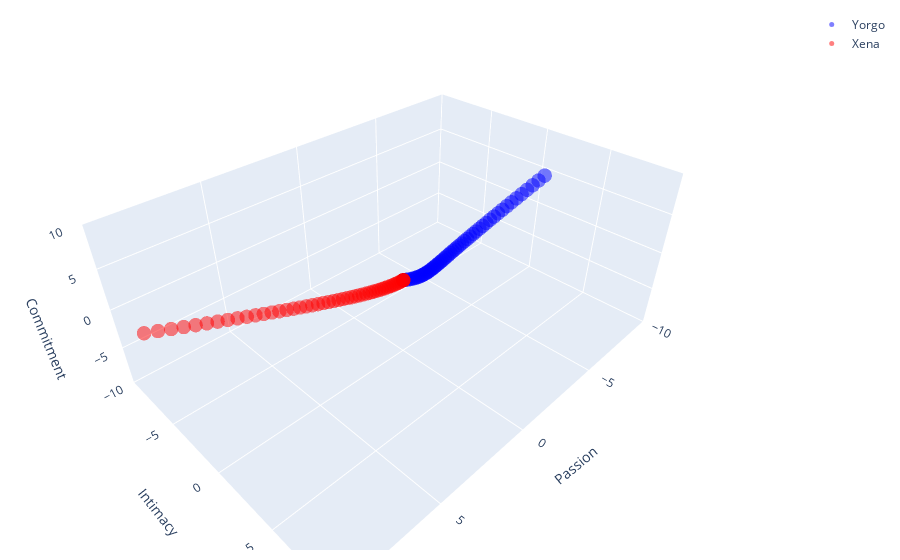

Notebook source saved alongside this figure:
### Code cell
import networkx as nx
import random
import numpy as np
import ipywidgets as widgets
import matplotlib.pyplot as plt
from scipy.integrate import solve_ivp
from mpl_toolkits.mplot3d import Axes3D
import pickle
import plotly.graph_objects as go
random.seed(0)
num = 0


def calculateODE():
    A = np.array([[axx, axy, bxx, bxy, lxx, lxy],
                  [ayx, ayy, byx, byy, lyx, lyy],
                  [cxx, cxy, dxx, dxy, nxx, nxy],
                  [cyx, cyy, dyx, dyy, nyx, nyy],
                  [mxx, mxy, oxx, oxy, pxx, pxy],
                  [myx, myy, oyx, oyy, pyx, pyy]])
    B = np.array([fxy, fyx, gxy, gyx, hxy, hyx])
    vdp1 = lambda T, x: A.dot(x) + B
    sol = solve_ivp(vdp1, [0, 8], np.array([xi0, yi0, xp0, yp0, xc0, yc0]), max_step=0.1)
    return sol



def update_plot():
    sol = calculateODE()
    [t, xa] = [sol.t, sol.y]

    fig = plt.figure(figsize=(16, 16))

    # 3D plot
    ax1 = fig.add_subplot(221, projection='3d')
    ax1.scatter(xa[2], xa[0], xa[4], s=100, cmap='Blues_r', alpha=0.5, label="Yorgo", c=t)
    ax1.scatter(xa[3], xa[1], xa[5], s=100, cmap='Reds_r', alpha=0.5, label="Xena", c=t)
    ax1.set_xlabel('Passion')
    ax1.set_ylabel('Intimacy')
    ax1.set_zlabel('Commitment')
    ax1.legend()

    # XY Projection
    ax2 = fig.add_subplot(222)
    ax2.scatter(xa[2], xa[0], s=100, cmap='Blues_r', alpha=0.5, label="Yorgo", c=t)
    ax2.scatter(xa[3], xa[1], s=100, cmap='Reds_r', alpha=0.5, label="Xena", c=t)
    ax2.set_xlabel('Passion')
    ax2.set_ylabel('Intimacy')
    ax2.set_xlim([-10, 10])
    ax2.set_ylim([-10, 10])
    ax2.grid()
    ax2.legend()
    ax2.set_aspect('equal', adjustable='box')

    # XZ Projection
    ax3 = fig.add_subplot(223)
    ax3.scatter(xa[2], xa[4], s=100, cmap='Blues_r', alpha=0.5, label="Yorgo", c=t)
    ax3.scatter(xa[3], xa[5], s=100, cmap='Reds_r', alpha=0.5, label="Xena", c=t)
    ax3.set_xlabel('Passion')
    ax3.set_ylabel('Commitment')
    ax3.set_xlim([-10, 10])
    ax3.set_ylim([-10, 10])
    ax3.grid()
    ax3.legend()
    ax3.set_aspect('equal', adjustable='box')

    # YZ Projection
    ax4 = fig.add_subplot(224)
    ax4.scatter(xa[0], xa[4], s=100, cmap='Blues_r', alpha=0.5, label="Yorgo", c=t)
    ax4.scatter(xa[1], xa[5], s=100, cmap='Reds_r', alpha=0.5, label="Xena", c=t)
    ax4.set_xlabel('Intimacy')
    ax4.set_ylabel('Commitment')
    ax4.set_xlim([-10, 10])
    ax4.set_ylim([-10, 10])
    ax4.grid()
    ax4.legend()
    ax4.set_aspect('equal', adjustable='box')

    plt.savefig('plots/love_ipct.png', dpi=500)
    plt.tight_layout()
    plt.show()


def update_plotly():
    sol = calculateODE()
    [t, xa] = [sol.t, sol.y]

    # 3D plot using Plotly
    fig = go.Figure()

    # Adding trace for Yorgo
    fig.add_trace(go.Scatter3d(
        x=xa[2], y=xa[0], z=xa[4],
        mode='markers',
        marker=dict(size=5, color='blue', opacity=0.5),
        name="Yorgo"
    ))

    # Adding trace for Xena
    fig.add_trace(go.Scatter3d(
        x=xa[3], y=xa[1], z=xa[5],
        mode='markers',
        marker=dict(size=5, color='red', opacity=0.5),
        name="Xena"
    ))

    # Setting labels and limits
    fig.update_layout(
        scene=dict(
            xaxis=dict(title='Passion', range=[-10, 10]),
            yaxis=dict(title='Intimacy', range=[-10, 10]),
            zaxis=dict(title='Commitment', range=[-10, 10])
        ),
        margin=dict(r=10, l=10, b=10, t=10)
    )

    fig.show()

# Parameters
# Intimacy and Passion Dynamics for Xena
axx = -0.2  # Forgetting coefficient of the intimacy of Xena to Yorgo.
axy = -0.4  # If Yorgo’s intimacy increases, Xena’s will decrease, and if it decreases, it will increase.
bxx = +0.5  # If Xena’s passion increases, her sense of intimacy increases, and if it decreases, it decreases.
bxy = -0.2  # As Yorgo’s passion for Xena increase, Xena’s closeness to Yorgo decreases.
cxx = +0.3  # Her passion increase when Xena feels close. Men with whom she does not feel close are not attractive.
cxy = +0.7  # Intimate men are very attractive to Xena. Her passion for men who do not behave closely is significantly reduced.
dxx = -0.1  # Forgetting coefficient of the passion of Xena for Yorgo.
dxy = +0.4  # As Yorgo’s passion grows, so does Xena’s. A man who acts romantic may attract her.

# Intimacy and Passion Dynamics for Yorgo
ayy = -0.2  # Forgetting coefficient of the intimacy of Yorgo to Xena.
ayx = +0.6  # If Yorgo’s intimacy increases, Xena’s will decrease, if it decreases, it will increase.
byy = -0.5  # If Yorgo’s passion increases, his sense of intimacy decreases, and if it decreases, it increases.
byx = +0.6  # As Xena’s passion for Yorgo increases, Yorgo’s intimacy with Xena increases.
cyy = -0.3  # His passion decreases when Yorgo feels close. Women with whom he does not feel close are attractive.
cyx = -0.1  # Intimate women are not attractive to Yorgo. His passion for women who are close to him weakens a little.
dyy = -0.1  # Forgetting coefficient of the passion of Yorgo to Xena.
dyx = -0.4  # Effect of Xena's passion on Yorgo's passion. As Xena’s passion increases, Yorgo’s decreases.

# Impression coefficients
fxy = +1.0  # Xena’s impression of intimacy or friendship with Yorgo. She finds Yorgo intimate and friendly.
gyx = +1.0  # Yorgo’s impression of glamourousness or attractiveness about Xena. He finds Xena attractive and desires her romantically and sexually.
fyx = +0.0  # Yorgo’s impression of intimacy or friendship with Xena. Yorgo found Xena neither sympathetic nor antipathetic.
gxy = -1.0  # Xena’s impression of glamourousness or attractiveness about Yorgo. She does not find Yorgo romantically or sexually attractive.
hxy = +0.0  # Xena's impression of commitment to Yorgo. She does not find Yorgo committed to her.
hyx = +0.0  # Yorgo's impression of commitment to Xena. He does not find Xena committed to him.


# Commitment Dynamics
lxx = 0.3  # Influence of Xena's commitment on her own intimacy. She's more intimate with Yorgo because she's committed to him.
lxy = 0.2  # Influence of Yorgo's commitment on Xena's intimacy. She is more intimate with Yorgo because he is committed to her.
lyy = 0.1  # Influence of Yorgo's commitment on his own intimacy. He is more intimate with Xena because he is committed to her.
lyx = 0.1  # Influence of Xena's commitment on Yorgo's intimacy. The more she is committed to him, the more intimate he is with her.

mxx = 0.1  # Influence of Xena's intimacy on her own commitment. She is committed to Yorgo because she feels close to him.
mxy = 0.5  # Influence of Yorgo's intimacy on Xena's commitment. She is committed to Yorgo because he feels close to her.
myy = 0.0  # Influence of Yorgo's intimacy on his own commitment. His intimacy does not affect his commitment.
myx = 0.1  # Influence of Xena's intimacy on Yorgo's commitment. Her intimacy makes him slightly more committed to her.

nxx = -0.3  # Influence of Xena's commitment on her own passion. The more she is committed to Yorgo, the less passionate she is about him.
nxy = 0.4  # Influence of Yorgo's commitment on Xena's passion. The more he is committed to her, the more passionate she is about him.
nyy = 0.1  # Influence of Yorgo's commitment on his own passion. The more he is committed to Xena, the more passionate he is about her.
nyx = 0.2  # Influence of Xena's commitment on Yorgo's passion. The more she is committed to him, the more passionate he is about her.

oxx = -0.1  # Influence of Xena's passion on her own commitment. Her own passion scares her away.
oxy = 0.7  # Influence of Yorgo's passion on Xena's commitment. Yorgo's passion makes her more committed to him.
oyy = 0.2  # Influence of Yorgo's passion on his own commitment. The more he is passionate about Xena, the more committed he is to her.
oyx = 0.3  # Influence of Xena's passion on Yorgo's commitment. The more she is passionate about him, the more committed he is to her.

pxx = -0.2   # Forgetting coefficient of the commitment of Xena to Yorgo.
pxy = 0.1   # As Yorgo's commitment increases, Xena's commitment increases.
pyx = -0.1   # As Xena's commitment increases, Yorgo's commitment decreases.
pyy = -0.1   # Forgetting coefficient of the commitment of Yorgo to Xena.


# Initial Conditions
xi0 = 0.0   # Initial intimacy level for Xena
yi0 = 0.0   # Initial intimacy level for Yorgo
xp0 = 0.0   # Initial passion level for Xena
yp0 = 0.0   # Initial passion level for Yorgo
xc0 = 0.0   # Initial commitment level for Xena
yc0 = 0.0   # Initial commitment level for Yorgo




update_plot()
update_plotly()

### Figure 1 — Plotly figure (JSON) as saved in the notebook; plotly's stock layout.template omitted (floating-point values rounded to 4 significant figures)
{"data": [{"marker": {"color": "blue", "opacity": 0.5, "size": 5}, "mode": "markers", "name": "Yorgo", "type": "scatter3d", "x": [0, -0.0001, -0.0011, -0.01105, -0.1064, -0.1946, -0.2766, -0.3531, -0.4248, -0.4922, -0.5561, -0.617, -0.6753, -0.7317, -0.7865, -0.8401, -0.8931, -0.9456, -0.9982, -1.051, -1.105, -1.159, -1.215, -1.272, -1.332, -1.393, -1.456, -1.522, -1.591, -1.663, -1.739, -1.818, -1.9, -1.987, -2.078, -2.174, -2.275, -2.381, -2.492, -2.609, -2.732, -2.862, -2.998, -3.142, -3.293, -3.452, -3.619, -3.795, -3.98, -4.176, -4.381, -4.598, -4.825, -5.065, -5.318, -5.584, -5.865, -6.16, -6.472, -6.8, -7.146, -7.51, -7.894, -8.299, -8.726, -9.177, -9.652, -10.15, -10.68, -11.24, -11.83, -12.45, -13.11, -13.8, -14.53, -15.3, -16.12, -16.98, -17.89, -18.86, -19.88, -20.95, -22.09, -23.15], "y": [0, 0.0001, 0.001099, 0.01104, 0.1058, 0.1926, 0.2723, 0.3459, 0.4139, 0.4772, 0.5364, 0.592, 0.6447, 0.6948, 0.743, 0.7895, 0.8347, 0.8792, 0.923, 0.9666, 1.01, 1.054, 1.099, 1.144, 1.19, 1.237, 1.286, 1.336, 1.387, 1.44, 1.495, 1.552, 1.612, 1.673, 1.736, 1.803, 1.871, 1.942, 2.016, 2.093, 2.172, 2.254, 2.34, 2.428, 2.52, 2.615, 2.714, 2.816, 2.921, 3.03, 3.143, 3.26, 3.381, 3.505, 3.634, 3.768, 3.905, 4.047, 4.194, 4.345, 4.501, 4.662, 4.828, 4.999, 5.176, 5.358, 5.545, 5.738, 5.937, 6.142, 6.352, 6.569, 6.792, 7.022, 7.258, 7.5, 7.75, 8.006, 8.27, 8.54, 8.818, 9.103, 9.395, 9.662], "z": [0, 4.5e-09, 5.444e-07, 5.534e-05, 0.005452, 0.01936, 0.04138, 0.07114, 0.1083, 0.1526, 0.2037, 0.2613, 0.3253, 0.3955, 0.4717, 0.5537, 0.6415, 0.7348, 0.8338, 0.9382, 1.048, 1.163, 1.284, 1.41, 1.542, 1.68, 1.822, 1.971, 2.125, 2.286, 2.452, 2.625, 2.803, 2.989, 3.181, 3.38, 3.586, 3.799, 4.02, 4.248, 4.485, 4.73, 4.984, 5.247, 5.518, 5.8, 6.091, 6.393, 6.706, 7.03, 7.365, 7.712, 8.072, 8.445, 8.831, 9.231, 9.646, 10.08, 10.52, 10.98, 11.46, 11.96, 12.47, 13.01, 13.56, 14.14, 14.73, 15.35, 15.99, 16.66, 17.35, 18.07, 18.81, 19.59, 20.39, 21.22, 22.09, 22.99, 23.93, 24.9, 25.91, 26.96, 28.05, 29.06]}, {"marker": {"color": "red", "opacity": 0.5, "size": 5}, "mode": "markers", "name": "Xena", "type": "scatter3d", "x": [0, 0.0001, 0.0011, 0.01111, 0.1124, 0.2157, 0.3212, 0.4291, 0.5394, 0.6523, 0.768, 0.8865, 1.008, 1.133, 1.261, 1.393, 1.529, 1.669, 1.814, 1.962, 2.116, 2.275, 2.439, 2.609, 2.784, 2.966, 3.155, 3.35, 3.552, 3.763, 3.981, 4.207, 4.442, 4.686, 4.94, 5.204, 5.479, 5.765, 6.062, 6.371, 6.693, 7.029, 7.378, 7.742, 8.121, 8.517, 8.929, 9.359, 9.807, 10.27, 10.76, 11.27, 11.8, 12.36, 12.94, 13.54, 14.17, 14.84, 15.53, 16.25, 17.0, 17.79, 18.61, 19.48, 20.38, 21.32, 22.31, 23.35, 24.43, 25.57, 26.75, 28.0, 29.3, 30.67, 32.1, 33.61, 35.18, 36.84, 38.57, 40.39, 42.3, 44.31, 46.41, 48.37], "y": [0, -2.5e-09, -3.025e-07, -3.08e-05, -0.003079, -0.0111, -0.02405, -0.04193, -0.06471, -0.09238, -0.1249, -0.1624, -0.2047, -0.252, -0.3042, -0.3614, -0.4237, -0.4911, -0.5636, -0.6415, -0.7247, -0.8134, -0.9078, -1.008, -1.114, -1.226, -1.345, -1.47, -1.601, -1.74, -1.886, -2.039, -2.201, -2.37, -2.548, -2.735, -2.931, -3.137, -3.352, -3.579, -3.817, -4.066, -4.327, -4.601, -4.889, -5.191, -5.507, -5.839, -6.188, -6.554, -6.938, -7.341, -7.763, -8.208, -8.674, -9.164, -9.678, -10.22, -10.79, -11.38, -12.01, -12.67, -13.36, -14.09, -14.86, -15.67, -16.52, -17.41, -18.35, -19.34, -20.38, -21.48, -22.63, -23.85, -25.14, -26.49, -27.91, -29.42, -31.0, -32.67, -34.43, -36.29, -38.25, -40.09], "z": [0, 1.667e-14, 2.218e-11, 2.272e-08, 2.215e-05, 0.0001477, 0.00046, 0.001033, 0.001932, 0.003216, 0.004936, 0.007138, 0.009862, 0.01314, 0.01702, 0.0215, 0.02664, 0.03243, 0.03891, 0.04609, 0.05399, 0.06262, 0.072, 0.08213, 0.09303, 0.1047, 0.1172, 0.1304, 0.1445, 0.1594, 0.1751, 0.1917, 0.2091, 0.2273, 0.2464, 0.2664, 0.2873, 0.309, 0.3317, 0.3553, 0.3798, 0.4052, 0.4316, 0.4589, 0.4872, 0.5165, 0.5468, 0.578, 0.6103, 0.6436, 0.6779, 0.7132, 0.7496, 0.787, 0.8255, 0.865, 0.9055, 0.9472, 0.9898, 1.034, 1.078, 1.124, 1.171, 1.219, 1.267, 1.317, 1.368, 1.42, 1.472, 1.525, 1.579, 1.634, 1.69, 1.746, 1.802, 1.859, 1.917, 1.974, 2.032, 2.09, 2.147, 2.204, 2.261, 2.311]}], "layout": {"margin": {"b": 10, "l": 10, "r": 10, "t": 10}, "scene": {"xaxis": {"range": [-10, 10], "title": {"text": "Passion"}}, "yaxis": {"range": [-10, 10], "title": {"text": "Intimacy"}}, "zaxis": {"range": [-10, 10], "title": {"text": "Commitment"}}}}}
